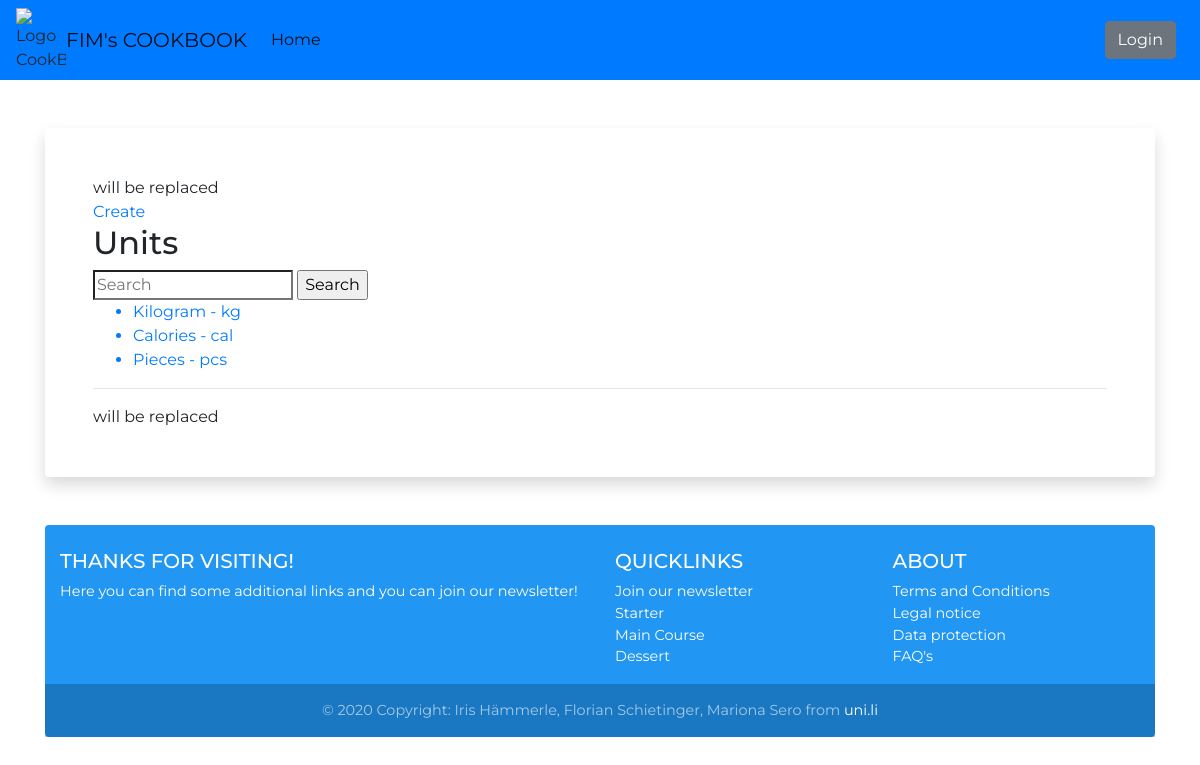
Page /unit/ on the earlier database version.
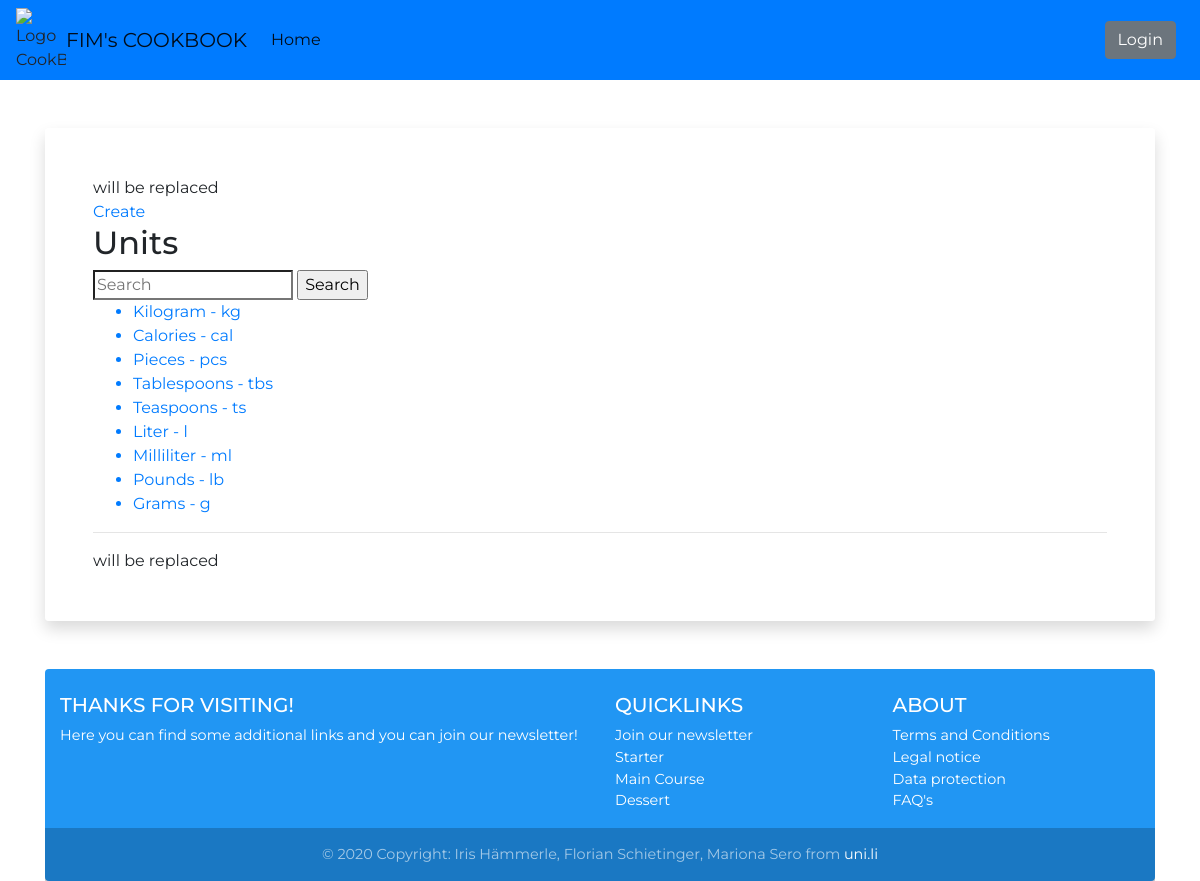
Same page on the later database version.
### myUnitApp/models.py (models this page shows, shortened)
class Unit(models.Model):
    UnitId = models.BigAutoField(primary_key=True,
                                 verbose_name="Unique UnitId"
                                 )
    Name = models.CharField(verbose_name="Name",
                            max_length=200,
                            unique=True
                            )
    Abbreviation = models.CharField(verbose_name="Abbreviation",
                                    max_length=3
                                    )

### myUnitApp/views.py (the view)
# urls.py: path('unit/', list_unit),
def list_unit(httprequest):
    units = Unit.objects.all
    try:
        if httprequest.GET["query"]:
            units = Unit.objects.filter(Q(Name__icontains=httprequest.GET["query"]) |
                                        Q(Abbreviation__icontains=httprequest.GET["query"]))
            print(httprequest.GET["query"])
    except KeyError:
        pass
    context = {"unit": units}
    return render(httprequest, "old/unit_list.html", context)

### templates/old/unit_list.html
{% extends 'base.html' %}
    {% block mainContent %}
    <a href="/unit/create">Create</a>
    <h2>Units</h2>
    <form method="GET">
        <input type="search" name="query" placeholder="Search">
        <input type="submit" value="Search">
    </form>
    <ul>
        {% for unit in unit %}
        <a href="/unit/{{ unit.UnitId }}"><li>{{ unit.Name }} - {{ unit.Abbreviation }}</li></a>
        {% endfor %}
    </ul>
    {% endblock %}

### templates/base.html (shortened to what this page needs)
<!DOCTYPE html>
<html lang="en">
<head>
    {% load static %}
    <link rel="stylesheet" href="https://cdn.jsdelivr.net/npm/bootstrap@4.5.3/dist/css/bootstrap.min.css"
>
    <link rel="stylesheet" href="{% static "css/myStyles.css" %}">
    <link rel="stylesheet" href="{% static "css/custom_sidebar.css" %}">
</head>
<body>
<div class="wrapper">
    <div id="side-header">
        {% include 'nav_bar.html' %}
    </div>
    <div id="side-body" class="container">
        <div id='mainContent' class="card border-0 shadow my-5">
            <div class="card-body p-5">
                {% block titleContent %}
                    will be replaced
                {% endblock %}
                <br>
                {% block mainContent %}{% endblock %}
                <hr>
                {% block sideContent %}
                    will be replaced
                {% endblock %}
            </div>
        </div>
        <div id="side-footer">
            {% include 'footer.html' %}
        </div>
    </div>
</div>
</body>
</html>

### templates/nav_bar.html (shortened to what this page needs)
<nav class="navbar navbar-expand-lg navbar-light bg-primary">
    {% load static %}
    <img src="{% static "images/logo_cookbook_pan.jpg" %}" width=50vw alt="Logo CookBook" href="/home">
    <a class="navbar-brand" href="/home">FIM's COOKBOOK</a>
    <div class="collapse navbar-collapse" id="navbarSupportedContent">
        <ul class="navbar-nav mr-auto">
            <li class="nav-item active">
                <a class="nav-link" href="/home">Home <span class="sr-only">(current)</span></a>
            </li>
        </ul>
        <div class="col-xs-3 px-2">
            {% if user.is_authenticated %}
            <form action="/logout">
                <input type="submit" class="btn btn-danger btn-block" value="Logout"/>
            </form>
            {% else %}
            <form action="/login">
                <input type="submit" class="btn btn-secondary btn-block" value="Login"/>
            </form>
            {% endif %}
        </div>
    </div>
</nav>

### templates/footer.html (shortened to what this page needs)
<div>
    <footer class="page-footer font-small blue pt-4 rounded">
        <div class="container-fluid text-center text-md-left">
            <div class="row">
                <div class="col-md-6 mt-md-0 mt-3">
                    <h5 class="text-uppercase">Thanks for visiting!</h5>
                    <p>Here you can find some additional links and you can join our newsletter!</p>
                </div>
                <div class="col-md-3 mb-md-0 mb-3">
                    <h5 class="text-uppercase">Quicklinks</h5>
                    <ul class="list-unstyled">
                        <li>
                            <a href="/signup_newsletter">Join our newsletter</a>
                        </li>
                        <li>
                            <a href="/home/?category=1">Starter</a>
                        </li>
                        <li>
                            <a href="/home/?category=2">Main Course</a>
                        </li>
                        <li>
                            <a href="/home/?category=3">Dessert</a>
                        </li>
                    </ul>
                </div>
                <div class="col-md-3 mb-md-0 mb-3">
                    <h5 class="text-uppercase">About</h5>
                    <ul class="list-unstyled">
                        <li>
                            <a href="/terms">Terms and Conditions</a>
                        </li>
                        <li>
                            <a href="/imprint">Legal notice</a>
                        </li>
                        <li>
                            <a href="/dataprotection">Data protection</a>
                        </li>
                        <li>
                            <a href="/faq">FAQ's</a>
                        </li>
                    </ul>
                </div>
            </div>
        </div>
        <div class="footer-copyright text-center py-3">© 2020 Copyright:
            <span>Iris Hämmerle, Florian Schietinger, Mariona Sero from <a href="https://uni.li/">uni.li</a></span>
        </div>
    </footer>
</div>

### static_general/css/myStyles.css (style rules this page uses)
html { font-family: 'Montserrat', sans-serif; line-height: 1.15; -webkit-text-size-adjust: 100%; -webkit-tap-highlight-color: transparent; }
body { background: url('https://c.pxhere.com/photos/28/59/background_food_tasty_olives_wooden_background_cooking_plate_kitchen-1369805.jpg!d') no-repeat center center fixed; -webkit-background-size: cover; -moz-background-size: cover; background-size: cover; -o-background-size: cover; font-family: 'Montserrat', sans-serif; }
#mainContent { background-color: rgba(255, 255, 255, 0.8); }
.blue { background-color: rgba(33, 150, 243, 1.0) !important; }
footer.page-footer { bottom: 0; color: #ffffff; }
.font-small { font-size: .9rem; }
.pt-4, .py-4 { padding-top: 1.5rem !important; }
footer.page-footer a { color: #fff; }
footer.page-footer .footer-copyright { overflow: hidden; color: rgba(255, 255, 255, 0.6); background-color: rgba(0, 0, 0, 0.2); }

Differences in the rows shown:
added Unit: Name "Tablespoons", Abbreviation "tbs"
added Unit: Name "Teaspoons", Abbreviation "ts"
added Unit: Name "Liter", Abbreviation "l"
added Unit: Name "Milliliter", Abbreviation "ml"
added Unit: Name "Pounds", Abbreviation "lb"
added Unit: Name "Grams", Abbreviation "g"
